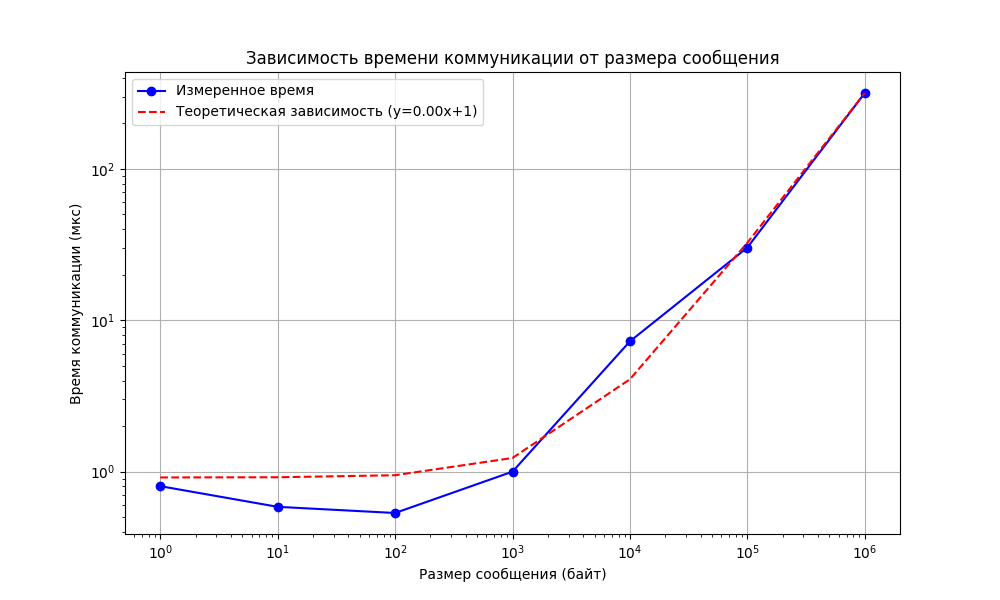

Recreate this plot in Python.
import os
import subprocess
import pandas as pd
import matplotlib.pyplot as plt
import numpy as np

def run_comm_test():
    # Пути
    base_dir = os.path.dirname(os.path.dirname(os.path.abspath(__file__)))
    build_dir = os.path.join(base_dir, "build")
    results_file = os.path.join(os.path.dirname(os.path.abspath(__file__)), "lab1_2.csv")

    # Сборка проекта
    if not os.path.exists(build_dir):
        os.makedirs(build_dir)
    os.chdir(build_dir)
    subprocess.run(["cmake", ".."], check=True)
    subprocess.run(["cmake", "--build", ".", "--config", "Release"], check=True)

    # Запуск MPI программы
    print("\nЗапуск теста коммуникации...")
    with open(results_file, 'w') as f:
        subprocess.run(["mpiexec", "-n", "2", "task1_2.exe"], 
                      stdout=f, 
                      text=True, 
                      encoding='utf-8', 
                      check=True)

    # Чтение и вывод результатов
    print("\nРезультаты измерений:")
    data = pd.read_csv(results_file)
    print(data.to_string(index=False))

    # Визуализация
    plt.figure(figsize=(10, 6))
    plt.plot(data['Размер (байт)'], data['Время (мкс)'], 'bo-', label='Измеренное время')
    
    # Теоретическая зависимость
    x = np.array(data['Размер (байт)'])
    y = np.array(data['Время (мкс)'])
    z = np.polyfit(x, y, 1)
    p = np.poly1d(z)
    plt.plot(x, p(x), 'r--', label=f'Теоретическая зависимость (y={z[0]:.2f}x+1)')
    plt.xscale('log')
    plt.yscale('log')
    plt.xlabel('Размер сообщения (байт)')
    plt.ylabel('Время коммуникации (мкс)')
    plt.title('Зависимость времени коммуникации от размера сообщения')
    plt.grid(True)
    plt.legend()
    
    # Сохранение графика
    plot_file = os.path.join(os.path.dirname(os.path.abspath(__file__)), 'lab1_2.png')
    plt.savefig(plot_file)
    plt.close()
    
    print(f"\nГрафик сохранен в: {plot_file}")
    print("\nТеоретическая зависимость:")
    print(f"y = {z[0]:.2f}x + {z[1]:.2f}")
    print(f"где x - размер сообщения в байтах")
    print(f"y - время коммуникации в микросекундах")

if __name__ == "__main__":
    run_comm_test() 